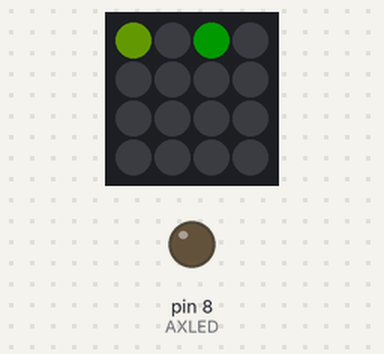
Bench run of a sketch on a simulated Arduino Nano, built for the host (arithmetic inside an expression is 32-bit, double 64-bit). Parts: 4×4 RGB LED matrix (first LED top left, wired row by row), output pins drawn as LEDs (lit = HIGH). Dim RGB values are drawn brighter than linear; colours are those a GRB WS2812 strip shows for the declared byte order; random numbers use the default seed unless the sketch sets one.

Above: at 0.15 s.
At 0.81 s:
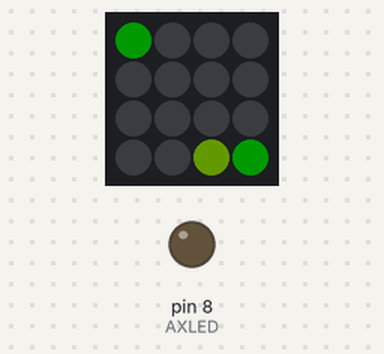
At 1.74 s:
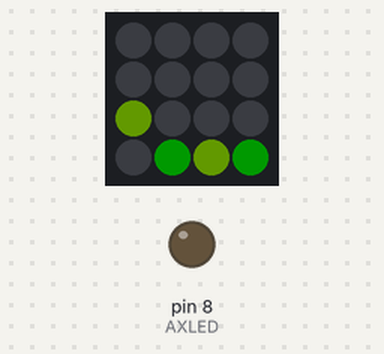
At 10.2 s:
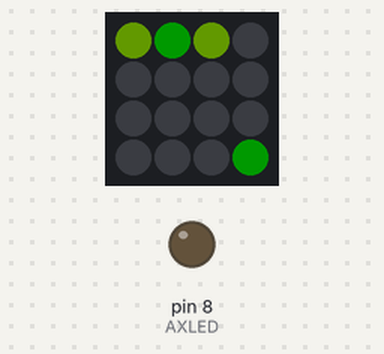
At 19.59 s:
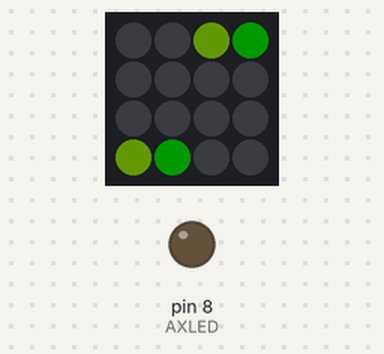
At 38.97 s:
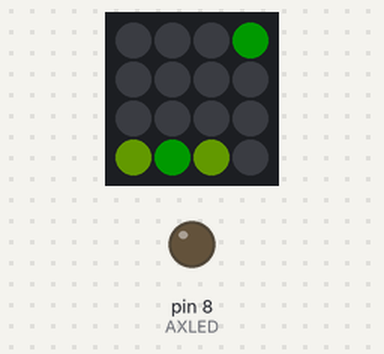

The sketch:

code2048_ws2812.ino
```cpp
#include <FastLED.h>

//ddr, pin, port
#define BTN_DDR DDRA
#define BTN_PIN PINA
#define AXLED_DDR DDRB
#define AXLED_PORT PORTB

//fastled and axled
#define LED_COUNT 16
#define LED_DATA_PIN 9
#define AXLED 0

//buttons
#define UP 3
#define DOWN 0
#define LEFT 2
#define RIGHT 1

//board size
#define BOARD_SIZE 16
#define BOARD_WIDTH 4
#define BOARD_HEIGHT 4

//debounce
#define DEBOUNCE_TIME 200

//noise channel
#define NOISE_PIN A7

//colors
CRGB leds[LED_COUNT];
const CRGB colorDef[13] = {CRGB::Black,
                           CRGB::Red, CRGB::Orange, CRGB::Yellow, CRGB::Chartreuse,
                           CRGB::Lime, CRGB::DarkGreen, CRGB::Cyan, CRGB::Blue,
                           CRGB::RoyalBlue, CRGB::Indigo, CRGB::Violet, CRGB::White};

//game variables
volatile unsigned long lastBtnMillis = 0;   //last time any button is pressed
volatile uint8_t gameover = 0;              //game over indicator
volatile uint8_t board[BOARD_HEIGHT][BOARD_WIDTH] = {};     //game board

void setup() {
  //fastled
  FastLED.addLeds<WS2812, LED_DATA_PIN, RGB>(leds, LED_COUNT);   //for FastLED 3.3.2
  FastLED.setBrightness(25);  //around 10% brightness

  //random seed, because at this point AXLED is basically floating
  randomSeed(analogRead(NOISE_PIN));

  //setup ports
  BTN_DDR &= ~((1 << UP) | (1 << DOWN) | (1 << LEFT) | (1 << RIGHT));
  AXLED_DDR |= (1 << AXLED);
  AXLED_PORT &= ~(1 << AXLED);

  //init board with two pieces
  randomPlacement();
  randomPlacement();

  //init display
  updateDisplay();
}

void loop() {
  if((((unsigned long)(millis() - lastBtnMillis)) > DEBOUNCE_TIME) && gameover == 0)
  {
    bool validSlide = false;

    //getting button inputs
    //then slide the board
    if((BTN_PIN & (1 << UP)) == 0)
      validSlide = slideBoard(UP);
    if((BTN_PIN & (1 << DOWN)) == 0)
      validSlide = slideBoard(DOWN);
    if((BTN_PIN & (1 << LEFT)) == 0)
      validSlide = slideBoard(LEFT);
    if((BTN_PIN & (1 << RIGHT)) == 0)
      validSlide = slideBoard(RIGHT);

    //if the slide is valid, add a piece to board
    if(validSlide)
    {
      //update the display
      updateDisplay();

      //place a new piece
      randomPlacement();

      //delay a bit
      delay(50);

      //update the display again
      updateDisplay();
    }

    //check gameover
    gameover = gameoverCheck();

    //if gameover, show AXLED
    if(gameover != 0)
      AXLED_PORT |= (1 << AXLED);    //turn gameover led on

    lastBtnMillis = millis();     //debounce
  }

  delay(10);  //delay a bit
}

void updateDisplay()
{
  //update what to draw
  for(int i = 0; i < BOARD_HEIGHT; i++)           //for each board position
  {
    for(int j = 0; j < BOARD_WIDTH; j++)
    {
      leds[(i * BOARD_WIDTH) + j] = colorDef[board[i][j]];
    }
  }

  //redraw display
  FastLED.show();
}

bool randomPlacement()
{
  uint8_t placementPos = random(BOARD_SIZE);  //where to place
  uint8_t placementVal = random(1, 3);        //what to place (2 or 4)
  uint8_t placementAttempts = 0;              //use to check if placing is impossible

  while(placementAttempts != BOARD_SIZE)
  {
    if(board[placementPos / BOARD_HEIGHT][placementPos % BOARD_WIDTH] == 0)    //empty space
    {
      board[placementPos / BOARD_HEIGHT][placementPos % BOARD_WIDTH] = placementVal;   //place success
      break;
    }
    else                            //go to next spot
    {
      placementPos++;

      if(placementPos == BOARD_SIZE)
        placementPos = 0;
    }
  }

  //success: 0   failed: 1
  if(placementAttempts != BOARD_SIZE)
    return 0;
  else
    return 1;
}

bool slideBoard(uint8_t dir)
{
  bool validMovement = false;

  if(dir == UP)
  {
    for(int i = 1; i < BOARD_HEIGHT; i++)
    {
      for(int j = 0; j < BOARD_WIDTH; j++)
      {
        if(board[i][j] == 0)    //skip zeroes
          continue;

        int k = i;      //starting point
        while(k > 0)    //try moving
        {
          if(board[k - 1][j] == board[i][j])              //merge on match
          {
            board[k - 1][j]++;      //merge into another block
            board[i][j] = 0;        //clear the old block
            validMovement = true;   //any movement is ok
            break;
          }
          else if(board[k - 1][j] == 0 && k > 1)          //vacant, not edge
          {
            k--;                    //try next block
          }
          else if(board[k - 1][j] == 0 && k == 1)         //vacant, edge
          {
            board[k - 1][j] = board[i][j];  //move block
            board[i][j] = 0;                //clear the old block
            validMovement = true;   //any movement is ok
            break;
          }
          else                                            //path blocked
          {
            board[k][j] = board[i][j];      //move block

            if(k != i)                      //not at init position
            {
              board[i][j] = 0;              //clear the old block
              validMovement = true;         //valid only if this is not a starting point
            }
            break;
          }

          //update the display
          updateDisplay();

          //delay a bit
          delay(50);
        }
      }
    }
  }
  else if(dir == DOWN)
  {
    for(int i = BOARD_HEIGHT - 2; i >= 0; i--)
    {
      for(int j = 0; j < BOARD_WIDTH; j++)
      {
        if(board[i][j] == 0)  //skip zeroes
          continue;

        int k = i;                    //starting point
        while(k < BOARD_HEIGHT - 1)   //try moving
        {
          if(board[k + 1][j] == board[i][j])              //merge on match
          {
            board[k + 1][j]++;      //merge into another block
            board[i][j] = 0;        //clear the old block
            validMovement = true;   //any movement is ok
            break;
          }
          else if(board[k + 1][j] == 0 && k < BOARD_HEIGHT - 2)  //vacant, not edge
          {
            k++;                    //try next block
          }
          else if(board[k + 1][j] == 0 && k == BOARD_HEIGHT - 2) //vacant, edge
          {
            board[k + 1][j] = board[i][j];  //move block
            board[i][j] = 0;                //clear the old block
            validMovement = true;   //any movement is ok
            break;
          }
          else                                            //path blocked
          {
            board[k][j] = board[i][j];      //move block

            if(k != i)                      //not at init position
            {
              board[i][j] = 0;              //clear the old block
              validMovement = true;         //valid only if this is not a starting point
            }
            break;
          }

          //update the display
          updateDisplay();

          //delay a bit
          delay(50);
        }
      }
    }
  }
  else if(dir == LEFT)
  {
    for(int i = 0; i < BOARD_HEIGHT; i++)
    {
      for(int j = 1; j < BOARD_WIDTH; j++)
      {
        if(board[i][j] == 0)  //skip zeroes
          continue;

        int k = j;      //starting point
        while(k > 0)    //try moving
        {
          if(board[i][k - 1] == board[i][j])              //merge on match
          {
            board[i][k - 1]++;      //merge into another block
            board[i][j] = 0;        //clear the old block
            validMovement = true;   //any movement is ok
            break;
          }
          else if(board[i][k - 1] == 0 && k > 1)          //vacant, not edge
          {
            k--;                    //try next block
          }
          else if(board[i][k - 1] == 0 && k == 1)         //vacant, edge
          {
            board[i][k - 1] = board[i][j];  //move block
            board[i][j] = 0;                //clear the old block
            validMovement = true;   //any movement is ok
            break;
          }
          else                                            //path blocked
          {
            board[i][k] = board[i][j];      //move block

            if(k != j)                      //not at init position
            {
              board[i][j] = 0;                //clear the old block
              validMovement = true;         //valid only if this is not a starting point
            }
            break;
          }

          //update the display
          updateDisplay();

          //delay a bit
          delay(50);
        }
      }
    }
  }
  else if(dir == RIGHT)
  {
    for(int i = 0; i < BOARD_HEIGHT; i++)
    {
      for(int j = BOARD_WIDTH - 2; j >= 0; j--)
      {
        if(board[i][j] == 0)  //skip zeroes
          continue;

        int k = j;
        while(k < BOARD_WIDTH - 1)
        {
          if(board[i][k + 1] == board[i][j])              //merge on match
          {
            board[i][k + 1]++;      //merge into another block
            board[i][j] = 0;        //clear the old block
            validMovement = true;   //any movement is ok
            break;
          }
          else if(board[i][k + 1] == 0 && k < BOARD_WIDTH - 2)  //vacant, not edge
          {
            k++;                    //try next block
          }
          else if(board[i][k + 1] == 0 && k == BOARD_WIDTH - 2) //vacant, edge
          {
            board[i][k + 1] = board[i][j];  //move block
            board[i][j] = 0;                //clear the old block
            validMovement = true;   //any movement is ok
            break;
          }
          else                                            //path blocked
          {
            board[i][k] = board[i][j];      //move block

            if(k != j)                      //not at init position
            {
              board[i][j] = 0;              //clear the old block
              validMovement = true;         //valid only if this is not a starting point
            }
            break;
          }

          //update the display
          updateDisplay();

          //delay a bit
          delay(50);
        }
      }
    }
  }

  return validMovement;
}

uint8_t gameoverCheck()
{
  //return 0: nothing
  //return 1: no more moves
  //return 2: reach 2048

  //default to no more moves
  //override if there's movable parts or 0 or 2048
  uint8_t returnVal = 1;

  //check blank spaces and 2048 first
  for(int i = 0; i < BOARD_HEIGHT; i++)
  {
    for(int j = 0; j < BOARD_WIDTH; j++)
    {
      if(board[i][j] == 12)         //case 2048
      {
        returnVal = 2;
        break;                      //if there is 2048 we don't have to check further
      }
      else if(board[i][j] == 0)     //case 0
      {
        returnVal = 0;
      }
    }

    //if there is 2048 we don't have to check further
    if(returnVal == 2)
      break;
  }

  //if returnVal is still 1, we have to check for valid moves
  if(returnVal == 1)
  {
    for(int i = 0; i < BOARD_HEIGHT; i++)
    {
      for(int j = 0; j < BOARD_WIDTH; j++)
      {
        if(i != 0 && board[i][j] == board[i - 1][j])
          returnVal = 0;
        else if(i != BOARD_HEIGHT - 1 && board[i][j] == board[i + 1][j])
          returnVal = 0;
        else if(j !=0 && board[i][j] == board[i][j - 1])
          returnVal = 0;
        else if(j != BOARD_WIDTH - 1 && board[i][j] == board[i][j + 1])
          returnVal = 0;

        //if returnVal is now 0, we can break
        if(returnVal == 0)
          break;
      }

      //if returnVal is now 0, we can break
      if(returnVal == 0)
        break;
    }
  }

  return returnVal;
}
```
